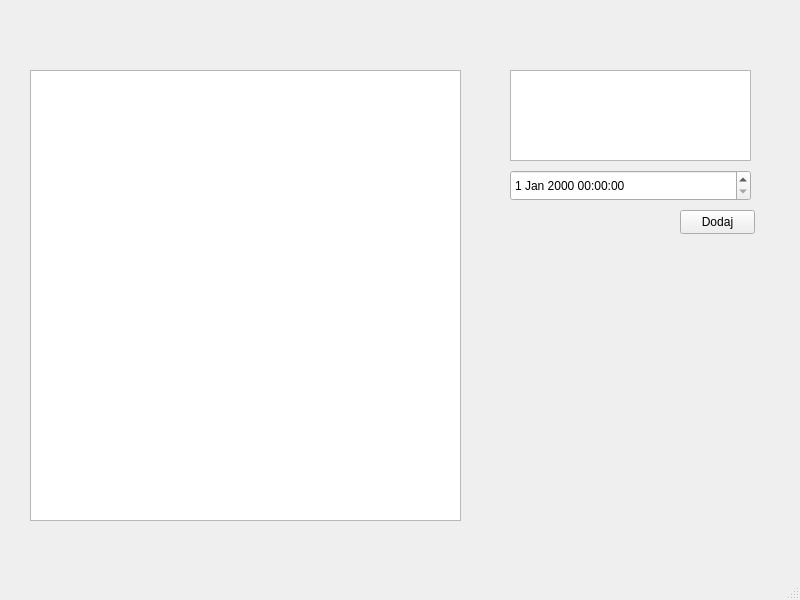
<?xml version="1.0" encoding="UTF-8"?>
<ui version="4.0">
 <class>MainWindow</class>
 <widget class="QMainWindow" name="MainWindow">
  <property name="geometry">
   <rect>
    <x>0</x>
    <y>0</y>
    <width>800</width>
    <height>600</height>
   </rect>
  </property>
  <property name="windowTitle">
   <string>MainWindow</string>
  </property>
  <widget class="QWidget" name="centralwidget">
   <widget class="QTextEdit" name="WidokListyWpisow">
    <property name="geometry">
     <rect>
      <x>30</x>
      <y>70</y>
      <width>431</width>
      <height>451</height>
     </rect>
    </property>
   </widget>
   <widget class="QTextEdit" name="wpisInput">
    <property name="geometry">
     <rect>
      <x>510</x>
      <y>70</y>
      <width>241</width>
      <height>91</height>
     </rect>
    </property>
   </widget>
   <widget class="QDateTimeEdit" name="dateTimeInput">
    <property name="geometry">
     <rect>
      <x>510</x>
      <y>170</y>
      <width>241</width>
      <height>31</height>
     </rect>
    </property>
   </widget>
   <widget class="QPushButton" name="addWpisButton">
    <property name="geometry">
     <rect>
      <x>680</x>
      <y>210</y>
      <width>75</width>
      <height>24</height>
     </rect>
    </property>
    <property name="text">
     <string>Dodaj</string>
    </property>
   </widget>
  </widget>
  <widget class="QMenuBar" name="menubar">
   <property name="geometry">
    <rect>
     <x>0</x>
     <y>0</y>
     <width>800</width>
     <height>22</height>
    </rect>
   </property>
  </widget>
  <widget class="QStatusBar" name="statusbar"/>
 </widget>
 <resources/>
 <connections/>
</ui>
